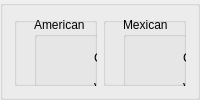
            <widget class="QGroupBox" name="groupBox_14">
             <property name="title">
              <string/>
             </property>
             <layout class="QHBoxLayout" name="horizontalLayout_2">
              <item>
               <widget class="QGroupBox" name="groupBox_15">
                <property name="title">
                 <string/>
                </property>
                <widget class="QGroupBox" name="groupBox_16">
                 <property name="geometry">
                  <rect>
                   <x>150</x>
                   <y>0</y>
                   <width>81</width>
                   <height>141</height>
                  </rect>
                 </property>
                 <property name="title">
                  <string>yes/No</string>
                 </property>
                </widget>
                <widget class="QGroupBox" name="groupBox_17">
                 <property name="geometry">
                  <rect>
                   <x>20</x>
                   <y>0</y>
                   <width>131</width>
                   <height>141</height>
                  </rect>
                 </property>
                 <property name="title">
                  <string>American</string>
                 </property>
                 <widget class="QLabel" name="label_34">
                  <property name="geometry">
                   <rect>
                    <x>60</x>
                    <y>30</y>
                    <width>51</width>
                    <height>21</height>
                   </rect>
                  </property>
                  <property name="text">
                   <string>Create</string>
                  </property>
                 </widget>
                 <widget class="QLabel" name="label_35">
                  <property name="geometry">
                   <rect>
                    <x>20</x>
                    <y>30</y>
                    <width>31</width>
                    <height>21</height>
                   </rect>
                  </property>
                  <property name="text">
                   <string/>
                  </property>
                  <property name="pixmap">
                   <pixmap>assets/roles/add.png</pixmap>
                  </property>
                  <property name="scaledContents">
                   <bool>true</bool>
                  </property>
                 </widget>
                 <widget class="QLabel" name="label_36">
                  <property name="geometry">
                   <rect>
                    <x>60</x>
                    <y>60</y>
                    <width>51</width>
                    <height>21</height>
                   </rect>
                  </property>
                  <property name="text">
                   <string>View</string>
                  </property>
                 </widget>
                 <widget class="QLabel" name="label_37">
                  <property name="geometry">
                   <rect>
                    <x>60</x>
                    <y>120</y>
                    <width>51</width>
                    <height>21</height>
                   </rect>
                  </property>
                  <property name="text">
                   <string>Delete</string>
                  </property>
                 </widget>
                 <widget class="QLabel" name="label_38">
                  <property name="geometry">
                   <rect>
                    <x>60</x>
                    <y>90</y>
                    <width>51</width>
                    <height>21</height>
                   </rect>
                  </property>
                  <property name="text">
                   <string>Edit</string>
                  </property>
                 </widget>
                 <widget class="QLabel" name="label_39">
                  <property name="geometry">
                   <rect>
                    <x>20</x>
                    <y>60</y>
                    <width>31</width>
                    <height>21</height>
                   </rect>
                  </property>
                  <property name="text">
                   <string/>
                  </property>
                  <property name="pixmap">
                   <pixmap>assets/roles/eye.png</pixmap>
                  </property>
                  <property name="scaledContents">
                   <bool>true</bool>
                  </property>
                 </widget>
                 <widget class="QLabel" name="label_40">
                  <property name="geometry">
                   <rect>
                    <x>20</x>
                    <y>90</y>
                    <width>31</width>
                    <height>21</height>
                   </rect>
                  </property>
                  <property name="text">
                   <string/>
                  </property>
                  <property name="pixmap">
                   <pixmap>assets/roles/edit.png</pixmap>
                  </property>
                  <property name="scaledContents">
                   <bool>true</bool>
                  </property>
                 </widget>
                 <widget class="QLabel" name="label_41">
                  <property name="geometry">
                   <rect>
                    <x>20</x>
                    <y>120</y>
                    <width>31</width>
                    <height>16</height>
                   </rect>
                  </property>
                  <property name="text">
                   <string/>
                  </property>
                  <property name="pixmap">
                   <pixmap>assets/roles/bin.png</pixmap>
                  </property>
                  <property name="scaledContents">
                   <bool>true</bool>
                  </property>
                 </widget>
                </widget>
               </widget>
              </item>
              <item>
               <widget class="QGroupBox" name="groupBox_18">
                <property name="title">
                 <string/>
                </property>
                <widget class="QGroupBox" name="groupBox_19">
                 <property name="geometry">
                  <rect>
                   <x>150</x>
                   <y>0</y>
                   <width>61</width>
                   <height>141</height>
                  </rect>
                 </property>
                 <property name="maximumSize">
                  <size>
                   <width>61</width>
                   <height>141</height>
                  </size>
                 </property>
                 <property name="title">
                  <string>yes/No</string>
                 </property>
                </widget>
                <widget class="QGroupBox" name="groupBox_20">
                 <property name="geometry">
                  <rect>
                   <x>20</x>
                   <y>0</y>
                   <width>131</width>
                   <height>141</height>
                  </rect>
                 </property>
                 <property name="title">
                  <string>Mexican</string>
                 </property>
                 <widget class="QLabel" name="label_42">
                  <property name="geometry">
                   <rect>
                    <x>60</x>
                    <y>30</y>
                    <width>51</width>
                    <height>21</height>
                   </rect>
                  </property>
                  <property name="text">
                   <string>Create</string>
                  </property>
                 </widget>
                 <widget class="QLabel" name="label_43">
                  <property name="geometry">
                   <rect>
                    <x>20</x>
                    <y>30</y>
                    <width>31</width>
                    <height>21</height>
                   </rect>
                  </property>
                  <property name="text">
                   <string/>
                  </property>
                  <property name="pixmap">
                   <pixmap>assets/roles/add.png</pixmap>
                  </property>
                  <property name="scaledContents">
                   <bool>true</bool>
                  </property>
                 </widget>
                 <widget class="QLabel" name="label_44">
                  <property name="geometry">
                   <rect>
                    <x>60</x>
                    <y>60</y>
                    <width>51</width>
                    <height>21</height>
                   </rect>
                  </property>
                  <property name="text">
                   <string>View</string>
                  </property>
                 </widget>
                 <widget class="QLabel" name="label_45">
                  <property name="geometry">
                   <rect>
                    <x>60</x>
                    <y>120</y>
                    <width>51</width>
                    <height>21</height>
                   </rect>
                  </property>
                  <property name="text">
                   <string>Delete</string>
                  </property>
                 </widget>
                 <widget class="QLabel" name="label_46">
                  <property name="geometry">
                   <rect>
                    <x>60</x>
                    <y>90</y>
                    <width>51</width>
                    <height>21</height>
                   </rect>
                  </property>
                  <property name="text">
                   <string>Edit</string>
                  </property>
                 </widget>
                 <widget class="QLabel" name="label_47">
                  <property name="geometry">
                   <rect>
                    <x>20</x>
                    <y>60</y>
                    <width>31</width>
                    <height>21</height>
                   </rect>
                  </property>
                  <property name="text">
                   <string/>
                  </property>
                  <property name="pixmap">
                   <pixmap>assets/roles/eye.png</pixmap>
                  </property>
                  <property name="scaledContents">
                   <bool>true</bool>
                  </property>
                 </widget>
                 <widget class="QLabel" name="label_48">
                  <property name="geometry">
                   <rect>
                    <x>20</x>
                    <y>90</y>
                    <width>31</width>
                    <height>21</height>
                   </rect>
                  </property>
                  <property name="text">
                   <string/>
                  </property>
                  <property name="pixmap">
                   <pixmap>assets/roles/edit.png</pixmap>
                  </property>
                  <property name="scaledContents">
                   <bool>true</bool>
                  </property>
                 </widget>
                 <widget class="QLabel" name="label_49">
                  <property name="geometry">
                   <rect>
                    <x>20</x>
                    <y>120</y>
                    <width>31</width>
                    <height>16</height>
                   </rect>
                  </property>
                  <property name="text">
                   <string/>
                  </property>
                  <property name="pixmap">
                   <pixmap>assets/roles/bin.png</pixmap>
                  </property>
                  <property name="scaledContents">
                   <bool>true</bool>
                  </property>
                 </widget>
                </widget>
               </widget>
              </item>
             </layout>
            </widget>
